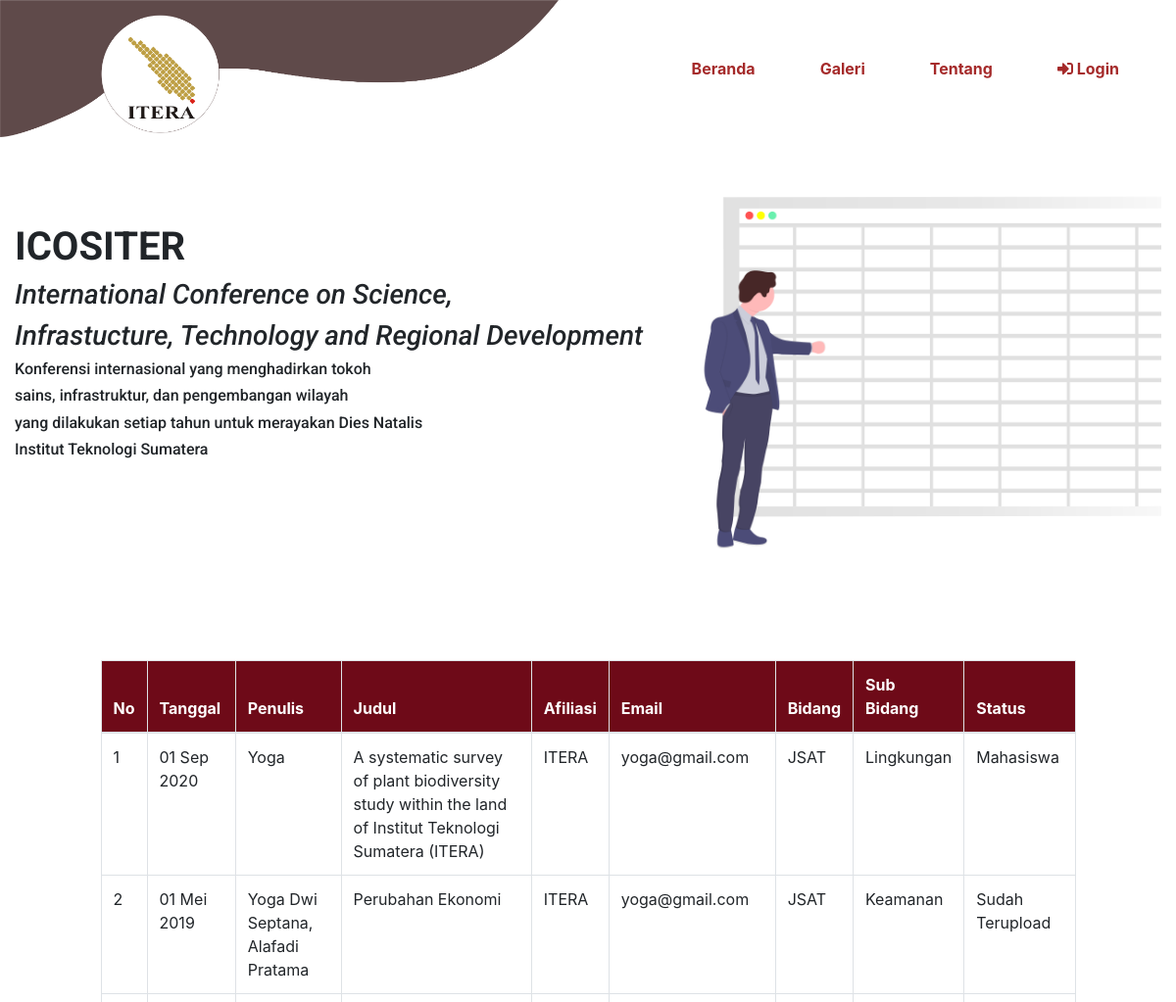
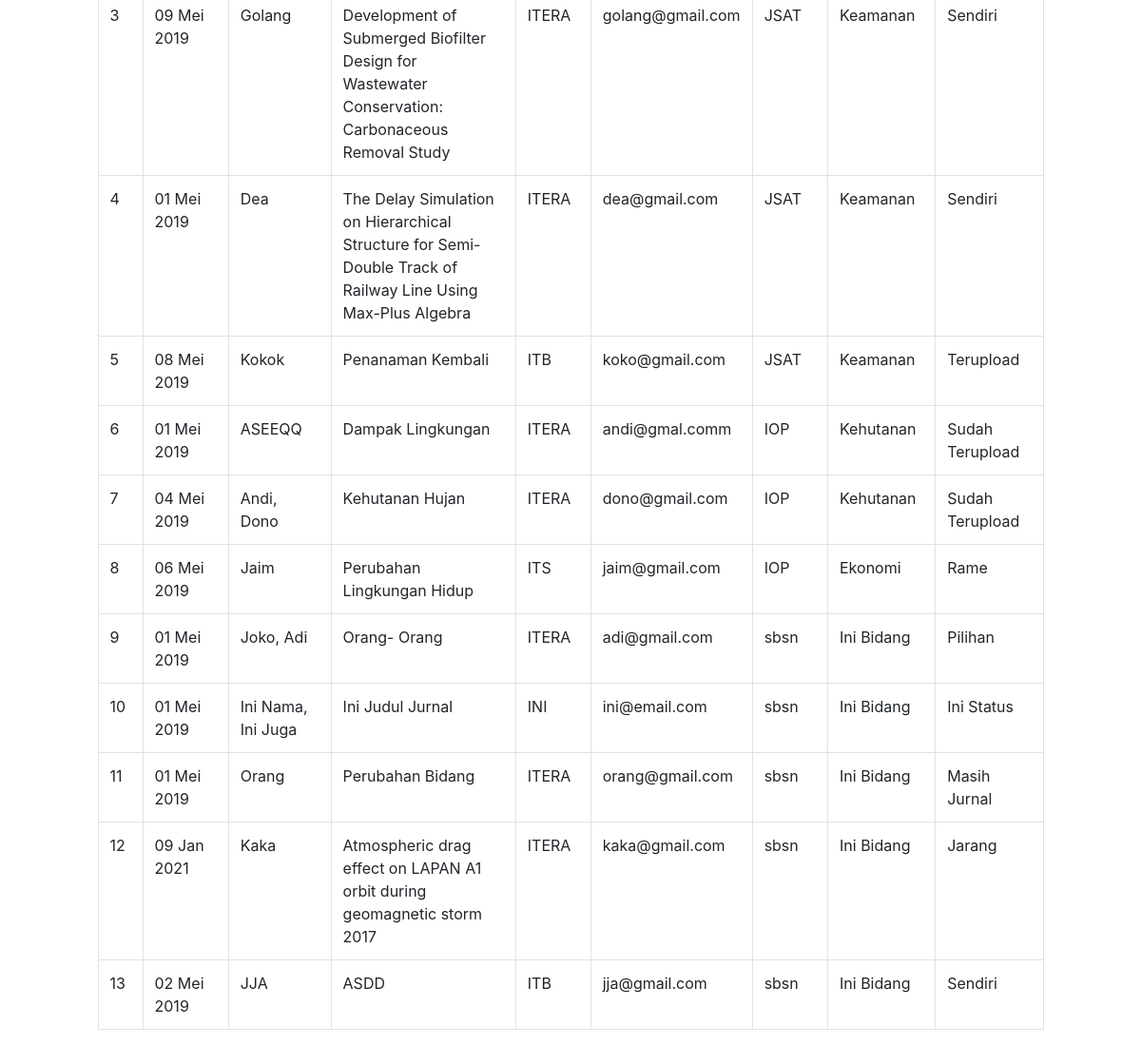
Before: / with the older database file (2 pictures, top to bottom).
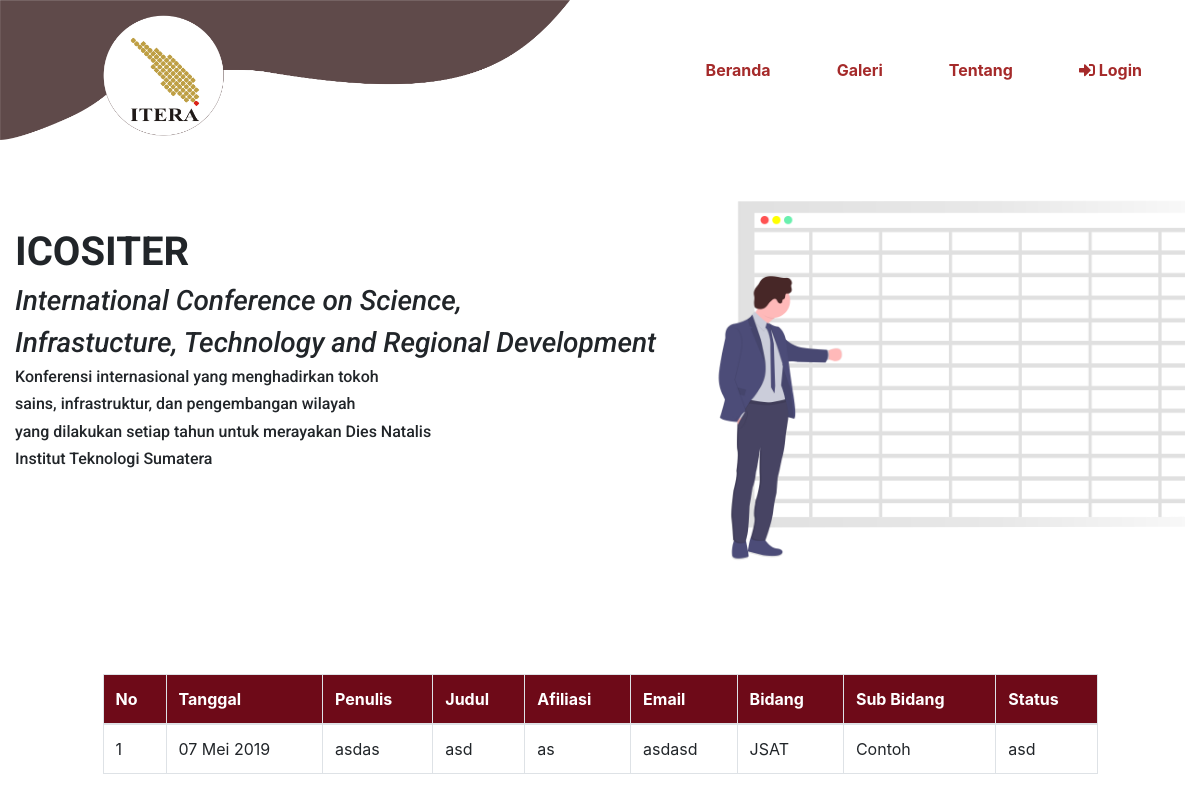
After: the same page with the newer database file.
### tables this page shows
CREATE TABLE `pusat_data` (
  `id_pusat` int(10) NOT NULL,
  `tgl_input` date DEFAULT NULL,
  `id_user` varchar(20) NOT NULL,
  `id_jurnal` int(10) NOT NULL,
  `id_bid_subbid` int(11) NOT NULL,
  `nama_penulis` varchar(200) NOT NULL,
  `email` varchar(20) NOT NULL,
  `afiliasi` varchar(50) NOT NULL,
  `status` varchar(50) NOT NULL,
  `dokumen` varchar(100) NOT NULL
);

CREATE TABLE `jurnal` (
  `id_jurnal` int(10) NOT NULL,
  `judul_jurnal` varchar(150) NOT NULL
);

CREATE TABLE `bidang` (
  `id_bidang` int(11) NOT NULL,
  `nama_bidang` varchar(30) NOT NULL
);

CREATE TABLE `sub_bidang` (
  `id_subbidang` int(11) NOT NULL,
  `nama_subbidang` varchar(60) NOT NULL
);

### application/controllers/Home.php (called while the page is built, shortened)
<?php
class Home extends CI_Controller {
	public function index()
	{
		$this->load->model('M_pusatData');
		$isi['pusat_data'] = $this->M_pusatData->tampilPusatData();
        $this->load->view('home', $isi);
	}
}

### index.php (called while the page is built, shortened)
<?php
require_once BASEPATH.'core/CodeIgniter.php';

### application/models/M_pusatData.php (called while the page is built, shortened)
<?php
class M_pusatData extends CI_model{
        public function tampilPusatData(){
            $query  =   "SELECT nama_penulis, jurnal.judul_jurnal, afiliasi, email, bidang.nama_bidang,
                        sub_bidang.nama_subbidang, id_user, dokumen, status, id_pusat, tgl_input
                        FROM pusat_data
                        NATURAL JOIN bidang
                        NATURAL JOIN sub_bidang
                        NATURAL JOIN jurnal
                        NATURAL JOIN bid_subbid";
            $data = $this->db->query($query);
            return $data;
        }
}

### application/views/admin/konversi_tanggal.php (called while the page is built)
<?php function tanggal_($tanggal)
        {
            $bulan = array (1 =>   'Jan',
                        'Feb',
                        'Mar',
                        'Apr',
                        'Mei',
                        'Jun',
                        'Jul',
                        'Agt',
                        'Sep',
                        'Okt',
                        'Nov',
                        'Des'
                    );
            $split 	  = explode('-', $tanggal);
            $tgl = $split[2] . ' ' . $bulan[ (int)$split[1] ] . ' ' . $split[0];
            return $tgl;
        }
        ?>

### application/views/home.php (the view, shortened to what this page needs)
<!DOCTYPE html>
<html>
<head>
    <link rel="stylesheet" href="<?php echo base_url();?>assets/css/login.css">
    <link rel="stylesheet" href="<?php echo base_url();?>assets/css/dash.css">
    <link rel="stylesheet" href="<?php echo base_url();?>assets/css/bootstrap.min.css">
</head>
<body>
    <?php $this->load->view('header_user'); ?>
    <?php include("admin/konversi_tanggal.php"); ?>
    <div class="col-md-12" style="padding-bottom: 190px;">
    <p style="text-align:justify;"  "><img src="<?php echo base_url();?>assets/img/tabel.png" style="float:right; width: 500px;" />
            <br>
            <br>
            <br>
            <h1><strong>ICOSITER</strong></h1>
            <i><h3>International Conference on Science,</h3>
            <h3>Infrastucture, Technology and Regional Development</h3></i>
            <h6>Konferensi internasional yang menghadirkan tokoh</h6>
            <h6>sains, infrastruktur, dan pengembangan wilayah</h6>
            <h6>yang dilakukan setiap tahun untuk merayakan Dies Natalis</h6>
            <h6>Institut Teknologi Sumatera</h6>
    </p>
    </div>
        <div class="row">
            <div class="col-md-1"></div>
            <div class="col-md-10">
                    <table class="table table-bordered" id="contoh">
                    <thead class="kepala">
                        <tr>
                        <th scope="col">No</th>
                        <th scope="col">Tanggal</th>
                        <th scope="col">Penulis</th>
                        <th scope="col">Judul</th>
                        <th scope="col">Afiliasi</th>
                        <th scope="col">Email</th>
                        <th scope="col">Bidang</th>
                        <th scope="col">Sub Bidang</th>
                        <th scope="col">Status</th>
                        </tr>
                    </thead>
                    <tbody id="isi-tabel">
                    <?php
                        $no = 1;
                        foreach($pusat_data->result() as $row) { ?>
                        <tr id="<?php echo $row->id_pusat ?>" >
                            <td><?php echo $no++ ?></td>
                            <td><?php echo tanggal_($row->tgl_input) ?></td>
                            <td><?php echo $row->nama_penulis ?></td>
                            <td><?php echo $row->judul_jurnal ?></td>
                            <td><?php echo $row->afiliasi ?></td>
                            <td><?php echo $row->email ?></td>
                            <td><?php echo $row->nama_bidang ?></td>
                            <td><?php echo $row->nama_subbidang ?></td>
                            <td><?php echo $row->status ?></td>
                        </tr>
                    <?php } ?>
                    </tbody>
                    </table>
            </div>
            <div class="col-md-1"></div>
        </div>
</body>
</html>

### application/views/header_user.php (shortened to what this page needs)
<!DOCTYPE html>
<html>
<head>
   <link rel="stylesheet" href="<?php echo base_url();?>assets/css/bootstrap.min.css">
    <link rel="stylesheet" href="<?php echo base_url();?>assets/DataTables/datatables.min.css">
    <link rel="stylesheet" href="<?php echo base_url();?>assets/css/login.css">
    <link rel="stylesheet" href="https://use.fontawesome.com/releases/v5.8.1/css/all.css">
</head>
<body>
<nav class="navbar navbar-expand-lg navbar-light">
  <img src="<?php echo base_url();?>assets/img/icositerr.png" class="img-responsive" width="570" height="140">
  <div class="collapse navbar-collapse" id="navbarSupportedContent" >
    <form class="form-inline my-2 my-lg-0">
    <ul class="navbar-nav mr-auto">
      <li class="nav-item active">
        <b><a class="nav-link" style="color: brown;" href="<?php echo base_url();?>">Beranda <span class="sr-only"></span></a>
      </li>
      <li class="nav-item">
        <a class="nav-link" style="color: brown;" href="<?php echo base_url();?>galeri">Galeri</a>
      </li>
      <li class="nav-item">
        <a class="nav-link" style="color: brown;" href="<?php echo base_url();?>tentang">Tentang</a></b>
      </li>
      <?php $id_user = $this->session->userdata('id_user'); ?>
      <?php
        if($id_user != '') {
      ?>
        <li class="nav-item">
          <a class="nav-link" style="color: brown;" href="<?php echo base_url();?>logout/aksi_logout" value="Log Out"><b><i class="fas fa-sign-out-alt"></i>&nbsp;Logout</b></a></b>
        </li>
      <?php
        } else {
      ?>
        <li class="nav-item">
          <a class="nav-link" style="color: brown;" href="<?php echo base_url();?>login" value="Log Out"><b><i class="fas fa-sign-in-alt"></i>&nbsp;Login</b></a></b>
        </li>
      <?php
        } ?>
    </ul>
    </form>
  </div>
</nav>
</body>
</html>

### assets/css/login.css (style rules this page uses)
.navbar { padding: 0; }
.nav-item { padding-right: 50px; }
h1 { font-family: 'Roboto', sans-serif; }

### assets/css/dash.css (style rules this page uses)
.kepala { background-color: #6E0A18; color: white; }
h1 { font-family: 'Roboto', sans-serif; }
h3 { font-family: 'Roboto', sans-serif; }
h6 { font-family: 'Roboto', sans-serif; }

Changed rows visible on the page:
removed pusat_data: tgl_input "01 Sep 2020", nama_penulis "Yoga", id_jurnal.judul_jurnal "A systematic survey of plant biodiversity study within the land of Institut Teknologi Sumatera (ITERA)", afiliasi "ITERA", email "yoga@gmail.com", bidang.nama_bidang "JSAT", sub_bidang.nama_subbidang "Lingkungan", status "Mahasiswa"
removed pusat_data: tgl_input "01 Mei 2019", nama_penulis "Yoga Dwi Septana, Alafadi Pratama", id_jurnal.judul_jurnal "Perubahan Ekonomi", afiliasi "ITERA", email "yoga@gmail.com", bidang.nama_bidang "JSAT", sub_bidang.nama_subbidang "Keamanan", status "Sudah Terupload"
removed pusat_data: tgl_input "09 Mei 2019", nama_penulis "Golang", id_jurnal.judul_jurnal "Development of Submerged Biofilter Design for Wastewater Conservation: Carbonaceous Removal Study", afiliasi "ITERA", email "golang@gmail.com", bidang.nama_bidang "JSAT", sub_bidang.nama_subbidang "Keamanan", status "Sendiri"
removed pusat_data: tgl_input "01 Mei 2019", nama_penulis "Dea", id_jurnal.judul_jurnal "The Delay Simulation on Hierarchical Structure for Semi-Double Track of Railway Line Using Max-Plus Algebra", afiliasi "ITERA", email "dea@gmail.com", bidang.nama_bidang "JSAT", sub_bidang.nama_subbidang "Keamanan", status "Sendiri"
removed pusat_data: tgl_input "08 Mei 2019", nama_penulis "Kokok", id_jurnal.judul_jurnal "Penanaman Kembali", afiliasi "ITB", email "koko@gmail.com", bidang.nama_bidang "JSAT", sub_bidang.nama_subbidang "Keamanan", status "Terupload"
removed pusat_data: tgl_input "01 Mei 2019", nama_penulis "ASEEQQ", id_jurnal.judul_jurnal "Dampak Lingkungan", afiliasi "ITERA", email "andi@gmal.comm", bidang.nama_bidang "IOP", sub_bidang.nama_subbidang "Kehutanan", status "Sudah Terupload"
removed pusat_data: tgl_input "04 Mei 2019", nama_penulis "Andi, Dono", id_jurnal.judul_jurnal "Kehutanan Hujan", afiliasi "ITERA", email "dono@gmail.com", bidang.nama_bidang "IOP", sub_bidang.nama_subbidang "Kehutanan", status "Sudah Terupload"
removed pusat_data: tgl_input "06 Mei 2019", nama_penulis "Jaim", id_jurnal.judul_jurnal "Perubahan Lingkungan Hidup", afiliasi "ITS", email "jaim@gmail.com", bidang.nama_bidang "IOP", sub_bidang.nama_subbidang "Ekonomi", status "Rame"
removed pusat_data: tgl_input "01 Mei 2019", nama_penulis "Joko, Adi", id_jurnal.judul_jurnal "Orang- Orang", afiliasi "ITERA", email "adi@gmail.com", bidang.nama_bidang "sbsn", sub_bidang.nama_subbidang "Ini Bidang", status "Pilihan"
removed pusat_data: tgl_input "01 Mei 2019", nama_penulis "Ini Nama, Ini Juga", id_jurnal.judul_jurnal "Ini Judul Jurnal", afiliasi "INI", email "ini@email.com", bidang.nama_bidang "sbsn", sub_bidang.nama_subbidang "Ini Bidang", status "Ini Status"
removed pusat_data: tgl_input "01 Mei 2019", nama_penulis "Orang", id_jurnal.judul_jurnal "Perubahan Bidang", afiliasi "ITERA", email "orang@gmail.com", bidang.nama_bidang "sbsn", sub_bidang.nama_subbidang "Ini Bidang", status "Masih Jurnal"
removed pusat_data: tgl_input "09 Jan 2021", nama_penulis "Kaka", id_jurnal.judul_jurnal "Atmospheric drag effect on LAPAN A1 orbit during geomagnetic storm 2017", afiliasi "ITERA", email "kaka@gmail.com", bidang.nama_bidang "sbsn", sub_bidang.nama_subbidang "Ini Bidang", status "Jarang"
removed pusat_data: tgl_input "02 Mei 2019", nama_penulis "JJA", id_jurnal.judul_jurnal "ASDD", afiliasi "ITB", email "jja@gmail.com", bidang.nama_bidang "sbsn", sub_bidang.nama_subbidang "Ini Bidang", status "Sendiri"
added pusat_data: tgl_input "07 Mei 2019", nama_penulis "asdas", id_jurnal.judul_jurnal "asd", afiliasi "as", email "asdasd", bidang.nama_bidang "JSAT", sub_bidang.nama_subbidang "Contoh", status "asd"
